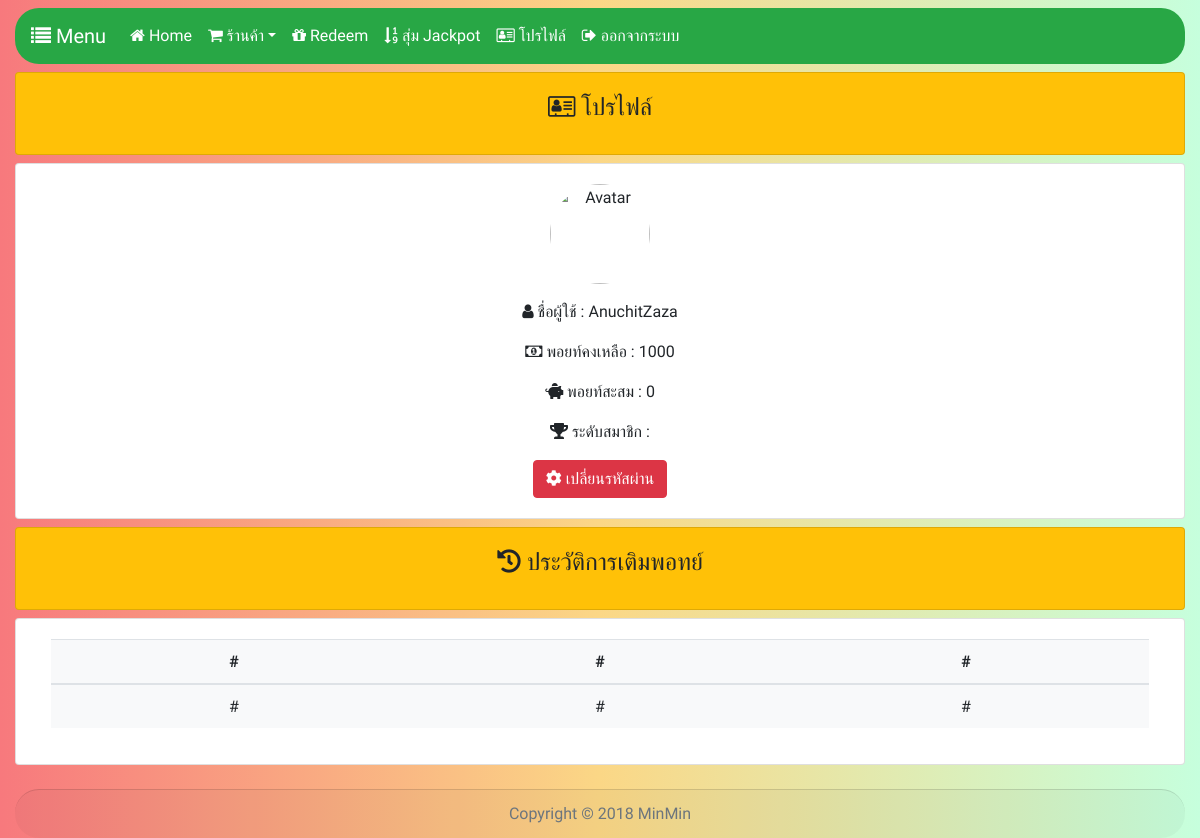
Page /?page=profile (signed in) on the committed database.
### tables this page shows
CREATE TABLE `user` (
  `uid` int(10) NOT NULL,
  `username` varchar(255) NOT NULL,
  `password` varchar(255) NOT NULL,
  `point` int(255) NOT NULL,
  `credits` int(11) NOT NULL,
  `avatar` varchar(255) NOT NULL,
  `rank` varchar(255) NOT NULL,
  `admin` varchar(255) NOT NULL DEFAULT 'false'
);

### _sys/_config.php (called while the page is built)
<?php
$_config = array();
$_config['db_host'] = 'localhost';
$_config['db_database'] = 'webshop';
$_config['db_user'] = 'root';
$_config['db_password'] = '';
$_config['mc_host'] = '35.200.181.222';
$_config['mc_port'] = '25565';
$_config['mc_password'] = 'abcdefghj';
$_config['mc_timeout'] = '300';

### _sys/_api.php (called while the page is built, shortened)
<?php
require dirname(__FILE__).'/_func.php';
require dirname(__FILE__).'/_config.php';
$api = (object) array(
    'sql' => new PDO('mysql:host='.$_config['db_host'].'; dbname='.$_config['db_database'].';', $_config['db_user'], $_config['db_password']),
    'user' => new User(),
    'redeem' => new Redeem(),
    'jackpot' => new Jackpot(),
    'shop' => new Shop(),
    'wallet' => new WalletAPI(),
    'status' => json_decode(file_get_contents('https://mcapi-th.cf/mcapi/v1/status/api.php?host='.$_config['mc_host'].'&port='.$_config['mc_port'].'')),
);

### _sys/_func.php (called while the page is built, shortened)
<?php
function query($sql, $array = array())
{
    global $api;
    $q = $api->sql->prepare($sql);
    $q->execute($array);
    return $q;
}

### _page/profile.php (the view, shortened to what this page needs)
<!doctype html>
<html lang="en">
  <head>
    <link rel="stylesheet" href="https://use.fontawesome.com/releases/v5.1.1/css/all.css">
    <link rel="stylesheet" href="https://maxcdn.bootstrapcdn.com/font-awesome/4.7.0/css/font-awesome.min.css">
    <link rel="stylesheet" href="https://stackpath.bootstrapcdn.com/bootstrap/4.1.3/css/bootstrap.min.css">
  </head>
  <body class="col-md-12 mx-auto mt-2 font">
      <?php include 'menu.php'; ?>
      <div class="card mt-2 bg-warning">
          <div class="card-body">
              <h4 class="card-title text-center"><i class="fa fa-address-card-o" aria-hidden="true"></i> โปรไฟล์</h4>
          </div>
      </div>
      <div class="card mt-2">
          <div class="card-body">
            <p class="card-text" style="text-align: center;"><img class="img" src="<?php echo $pdo['avatar']; ?>" alt="Avatar" style="width:100px"></p>
            <p class="card-text text-center"><i class="fa fa-user" aria-hidden="true"></i> ชื่อผู้ใช้ : <?php echo $pdo['username']; ?></p>
            <p class="card-text text-center"><i class="fa fa-money" aria-hidden="true"></i> พอยท์คงเหลือ : <?php echo $pdo['point']; ?></p>
            <p class="card-text text-center"><i class="fas fa-piggy-bank"></i> พอยท์สะสม : <?php echo $pdo['credits']; ?> </p>
            <p class="card-text text-center"><i class="fas fa-trophy"></i> ระดับสมาชิก : <?php echo $pdo['rank']; ?></p>
            <p class="card-text" style="text-align: center;"><button type="button" data-toggle="modal" data-target="#changepass" class="btn btn-danger"><i class="fas fa-cog"></i> เปลี่ยนรหัสผ่าน </button></p>
            </div>
      </div>
      <div class="card mt-2 bg-warning">
          <div class="card-body">
              <h4 class="card-title text-center"><i class="fas fa-history"></i> ประวัติการเติมพอทย์</h4>
          </div>
      </div>
      <div class="card mt-2 col-md-12">
          <div class="card-body">
          <table class="table bg-light text-center">
                  <thead>
                      <tr>
                          <th>#</th>
                          <th>#</th>
                          <th>#</th>
                      </tr>
                  </thead>
                  <tbody>
                      <tr>
                          <td scope="row">#</td>
                          <td>#</td>
                          <td>#</td>
                      </tr>
                  </tbody>
              </table>
          </div>
      </div>
      <?php include 'footer.php'; ?>
</body>
</html>

### _dist/_css/_core.php (style rules this page uses)
.img { border-radius: 50%; }

### rows in the picture
user: username "AnuchitZaza", point "1000", credits "0"
